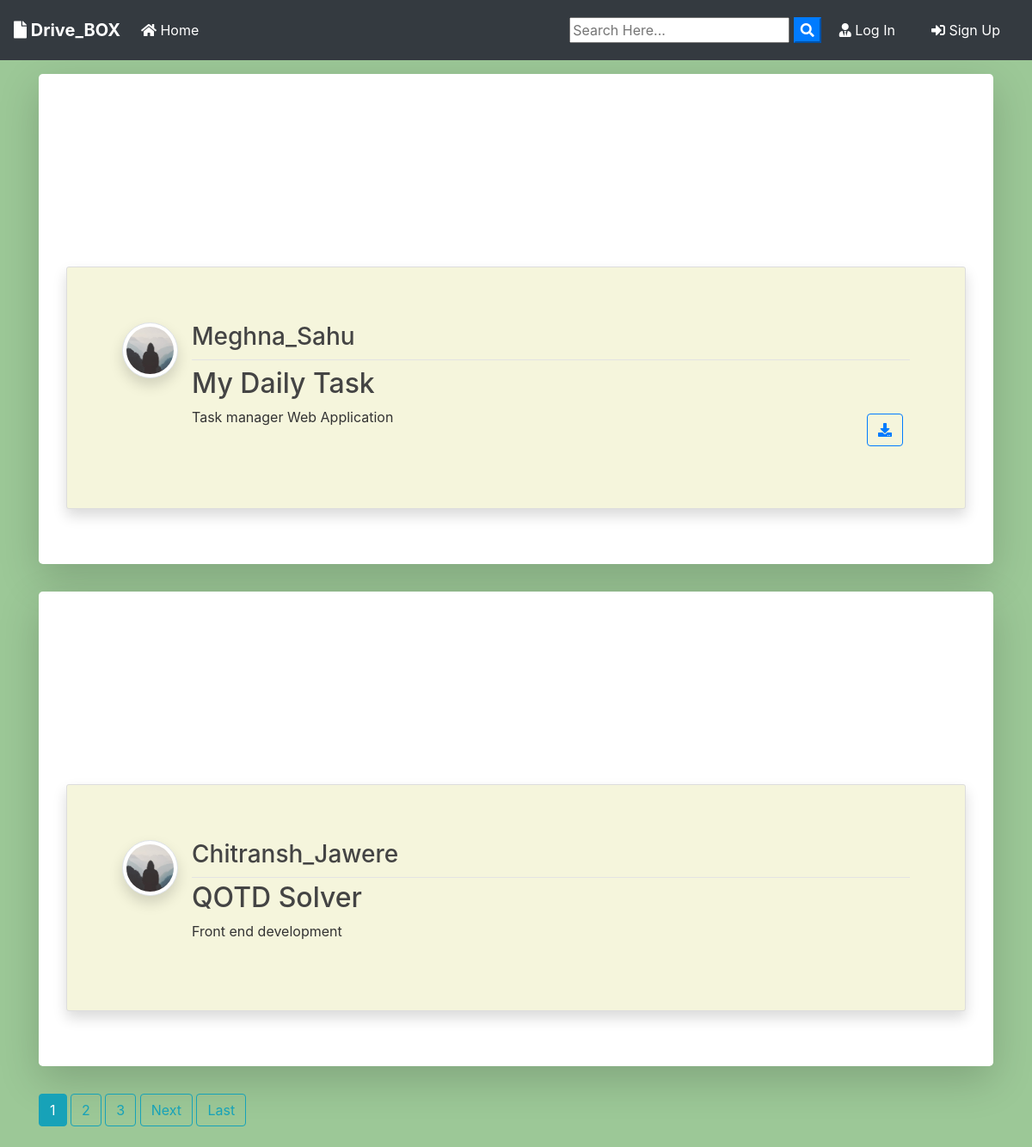
The app's page /, older data.
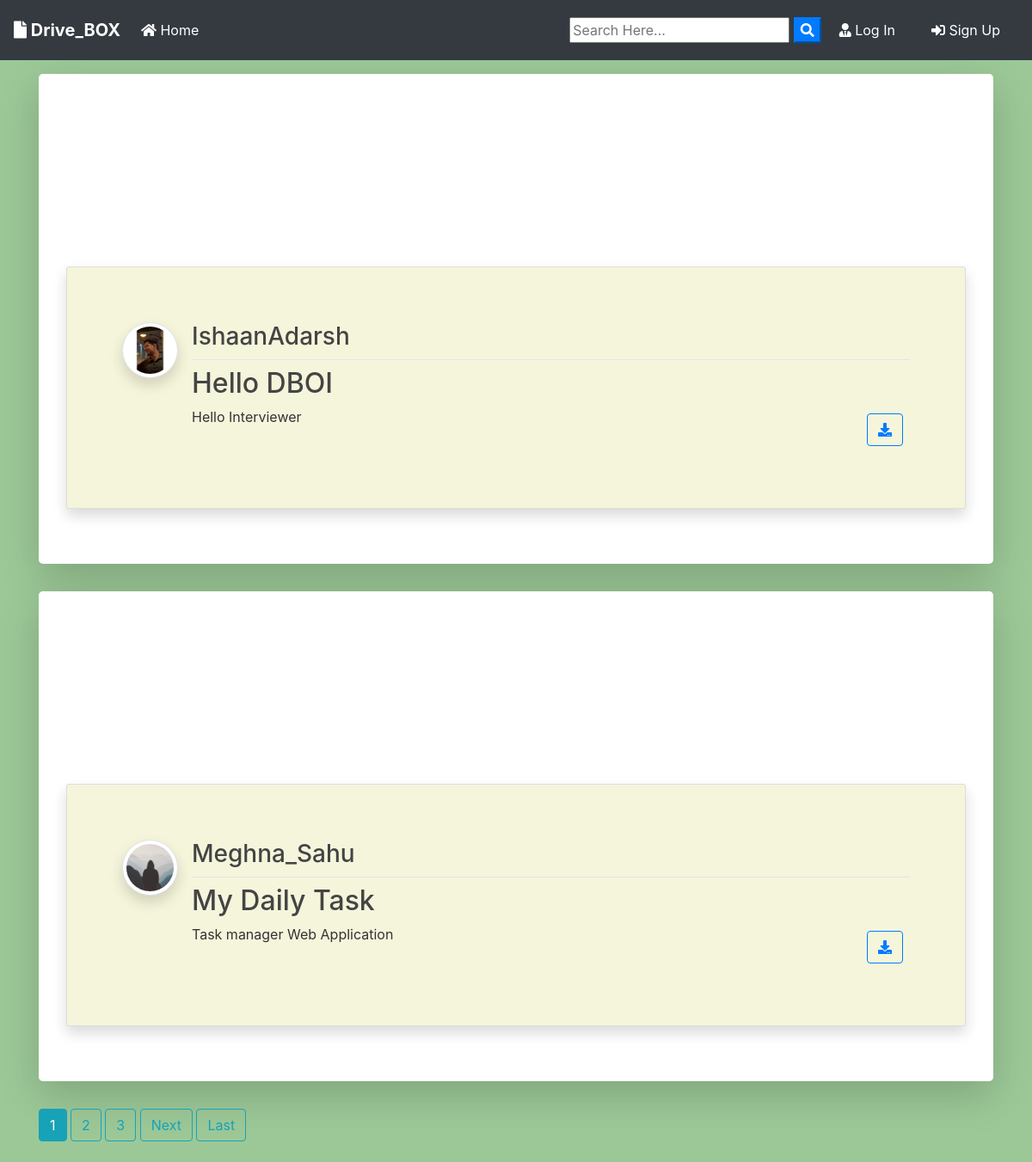
The same page, newer data.
### blog/models.py (models this page shows, shortened)
class Post(models.Model):
	title = models.CharField(max_length=100)
	file = models.FileField(null=True,blank=True,upload_to='Files')
	content = models.TextField()
	date_posted = models.DateTimeField(default=timezone.now)
	author = models.ForeignKey(User, on_delete=models.CASCADE)

### users/models.py (models this page shows, shortened)
class Profile(models.Model):
    user = models.OneToOneField(User, on_delete=models.CASCADE, null=True, blank=True)
    image = models.ImageField(default="default.jpg", upload_to="profile_pics")
    auth_token = models.CharField(max_length=1000, default="")
    username = models.CharField(max_length=1000, default="")
    password = models.CharField(max_length=1000, default="")
    email = models.EmailField(default="")
    is_verified = models.BooleanField(default=False)

### blog/views.py (the view)
# urls.py: path('', PostListView.as_view(), name='blog-home'),
class PostListView(ListView):
    model = Post
    template_name = 'blog/home.html'  # <app>/<model>_<viewtype>.html
    context_object_name = 'posts'
    ordering = ['-date_posted']
    paginate_by = 2

### blog/templates/blog/home.html (shortened to what this page needs)
{% extends "blog/base.html" %}
{% block content %}
    {% for post in posts %}
      <div class="jumbotron mt-3 bg-white shadow-lg">
      <article class="media content-section shadow">
        <a href="{{ post.author.profile.image.url }} " target="_blank"> <img src="{{ post.author.profile.image.url }}  " alt="" class="article-img rounded-circle img-thumbnail img-fluid shadow">
        </a>
        <div class="media-body">
          <div class="article-metadata d-flex justify-content-between">
            <a class="mr-2 " href="{% url 'user-posts' post.author.username  %}"><h3>{{ post.author }}</h3></a>
          </div>
          <h2><a class="article-title text-justify " href="{% url 'post-detail' post.id %}">{{ post.title }}</a></h2>
          <div class="d-flex justify-content-between">
            <p class="article-content text-justify text-truncate overflow-hidden">{{ post.content }}</p>
            {% if post.file %}
          <div class="form-group mt-0 pt-0  m-2">
            <a class="btn btn-outline-primary  btn-d "  href="{{ post.file.url }}"  download type="submit"><i class="fas fa-download"></i></a>
          </div>
          {% endif %}
          </div>
        </div>
      </article>
      </div>
    {% endfor %}
    {% if is_paginated %}
      {% for num in page_obj.paginator.page_range %}
        {% if page_obj.number == num %}
          <a class="btn btn-info mb-4" href="?page={{ num }}">{{ num }}</a>
        {% elif num > page_obj.number|add:'-3' and num < page_obj.number|add:'3' %}
          <a class="btn btn-outline-info mb-4" href="?page={{ num }}">{{ num }}</a>
        {% endif %}
      {% endfor %}
      {% if page_obj.has_next %}
        <a class="btn btn-outline-info mb-4" href="?page={{ page_obj.next_page_number }}">Next</a>
        <a class="btn btn-outline-info mb-4" href="?page={{ page_obj.paginator.num_pages }}">Last</a>
      {% endif %}
    {% endif %}
{% endblock content %}

### blog/templates/blog/base.html (shortened to what this page needs)
{% load static %}
<!doctype html>
<html lang="en">
  <head>
    <link rel="stylesheet" href="https://stackpath.bootstrapcdn.com/bootstrap/4.3.1/css/bootstrap.min.css">
    <link rel="stylesheet" href="https://use.fontawesome.com/releases/v5.8.1/css/all.css" >
    <link rel="stylesheet" href="{% static 'blog/main.css' %}">
</head>
  <body>
        <nav class="navbar navbar-expand-lg navbar-dark bg-dark">
                <a class="navbar-brand font-weight-bold" href="{% url 'blog-home' %}"><i class="fas fa-file"></i> Drive_BOX</a>
                <div class="collapse navbar-collapse" id="navbarSupportedContent">
                  <ul class="navbar-nav mr-auto">
                    <li class="nav-item active">
                      <a class="nav-link" href="{% url 'blog-home' %}"><i class="fas fa-home"></i> Home <span class="sr-only">(current)</span></a>
                    </li>
                  </ul>
                  <form id="searchform" action="{% url 'search' %}" method="get">
                    <input type="text" name="q" type="text" value="{{ request.GET.q }}" placeholder="Search Here..." />
                    <button type="button" onclick="searchform.submit()" class=" text-white my-color btn-primary"><i class="fa fa-search"></i></button>
                </form>
                    {% if user.is_authenticated %}
                    <a href="{% url 'user-posts' user %}" class="btn text-white m-2"><i class="fas fa-user-shield"></i> My Post</a>
                    <a href="{% url 'post-create' %} " class="btn text-white m-2"><i class="fas fa-user-edit"></i> New Post</a>
                    <a href="{% url 'profile' %} " class="btn text-white m-2"><i class="fas fa-user"></i> {{ user.username }}</a>
                    <a href="{% url 'logout' %} " class="btn text-white m-2"><i class="fas fa-sign-out-alt"></i> Log Out</a>
                    {% else %}
                    <a href="{% url 'login' %} " class="btn text-white m-2"><i class="fas fa-user-tie"></i> Log In</a>
                    <a href="{% url 'register' %} " class="btn text-white m-2"> <i class="fas fa-sign-in-alt"></i> Sign Up</a>
                    {% endif %}
                </div>
              </nav>
      <div class="container my-bg">
    {% block content %}
    {% endblock  %}
</div>
  </body>
</html>

### static/blog/main.css (style rules this page uses)
body { background : #9CC897; color: #333333; margin-top: 0; }
h1, h2, h3, h4, h5, h6 { color: #444444; }
ul { margin: 0; }
.content-section { background: beige; padding: 10px 20px; border: 1px solid #dddddd; border-radius: 3px; margin-top: 10rem; }
.article-title { color: #444444; }
.article-content { white-space: pre-line; }
.article-img { height: 65px; width: 65px; margin-right: 16px; }
.article-metadata { padding-bottom: 1px; margin-bottom: 4px; border-bottom: 1px solid #e3e3e3 }
.content-section { padding: 4rem; }
form { justify-content: center; align-items: center; padding: 5rem auto; }

Row changes from the older to the newer data that the page shows:
no longer on this page (row unchanged): Post: author.profile.image (placeholder picture), author "Chitransh_Jawere", title "QOTD Solver", content "Front end development"
added Post: author.profile.image (picture), author "IshaanAdarsh", title "Hello DBOI", content "Hello Interviewer"
